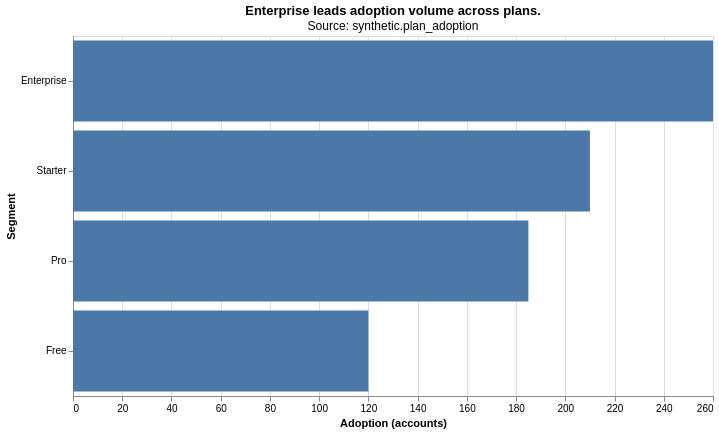

Source (Vega-Lite JSON):
### Vega-Lite specification from a JSON file in a GitHub repository (floating-point values rounded to 4 significant figures)
{"config": {"view": {"continuousWidth": 300, "continuousHeight": 300}}, "data": {"name": "data-2dbdc06c1874e60e0fa223517c655205"}, "mark": {"type": "bar"}, "encoding": {"tooltip": [{"field": "segment", "type": "nominal"}, {"field": "adoption", "type": "quantitative"}], "x": {"field": "adoption", "scale": {"zero": true}, "title": "Adoption (accounts)", "type": "quantitative"}, "y": {"field": "segment", "sort": "-x", "title": "Segment", "type": "nominal"}}, "height": 360, "title": {"text": "Enterprise leads adoption volume across plans.", "subtitle": ["Source: synthetic.plan_adoption"]}, "width": 640, "$schema": "https://vega.github.io/schema/vega-lite/v6.4.1.json", "datasets": {"data-2dbdc06c1874e60e0fa223517c655205": [{"segment": "Free", "adoption": 120}, {"segment": "Starter", "adoption": 210}, {"segment": "Pro", "adoption": 185}, {"segment": "Enterprise", "adoption": 260}]}}
